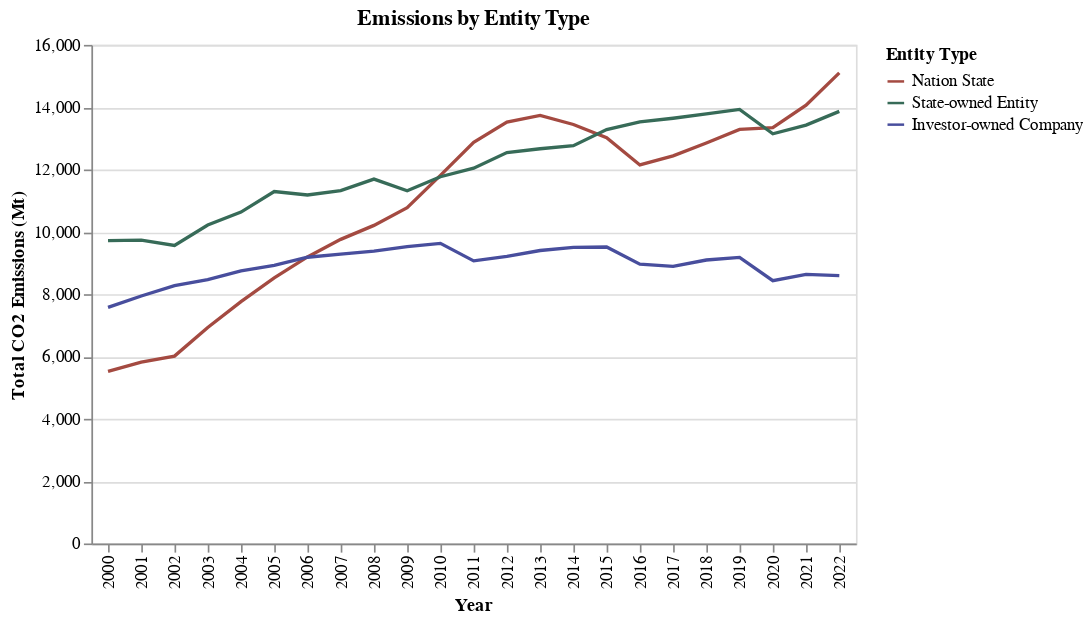

Source (notebook cell):
### Markdown cell above
Here, we break down the emissions by entity type: nation state, state owned and investor owned. I think this differentiation is useful because it helps us understand whether the emissions are primarily government led or state led.

### Code cell
def emissions_by_entity_type(df):

    # find total emissions by year & parent_type
    total = df.group_by(["year", "parent_type"]
                    ).agg(pl.col("total_emissions_MtCO2e").sum()
                         ).pivot("parent_type", index = "year", values = "total_emissions_MtCO2e")

    # set colors for each entity
    color_scale = alt.Scale(domain=['Nation State', 'State-owned Entity', 'Investor-owned Company'], 
                            range=['#a44a41', '#376b58', '#484e9d'])

    # develop chart by entity type
    total_emissions_by_types = alt.Chart(total.sort("year"), title = "Emissions by Entity Type").transform_fold(
        ['Nation State', 'State-owned Entity', 'Investor-owned Company'],
    ).mark_line().encode(
        alt.X("year:O").title("Year"),
        alt.Y("value:Q").title("Total CO2 Emissions (Mt)"),
        alt.Color("key:N", title = "Entity Type", scale = color_scale)
    )

    return total_emissions_by_types

emissions_by_entity_type(emissions)

### Figure 1 — Vega-Lite specification as saved in the notebook (floating-point values rounded to 4 significant figures)
{"config": {"view": {"continuousWidth": 300, "continuousHeight": 300}}, "data": {"name": "data-a0f6cef669a83a81e1eb4c59401f48e5"}, "mark": {"type": "line"}, "encoding": {"color": {"field": "key", "scale": {"domain": ["Nation State", "State-owned Entity", "Investor-owned Company"], "range": ["#a44a41", "#376b58", "#484e9d"]}, "title": "Entity Type", "type": "nominal"}, "x": {"field": "year", "title": "Year", "type": "ordinal"}, "y": {"field": "value", "title": "Total CO2 Emissions (Mt)", "type": "quantitative"}}, "title": "Emissions by Entity Type", "transform": [{"fold": ["Nation State", "State-owned Entity", "Investor-owned Company"]}], "$schema": "https://vega.github.io/schema/vega-lite/v5.20.1.json", "datasets": {"data-a0f6cef669a83a81e1eb4c59401f48e5": [{"year": 2000, "Investor-owned Company": 7577.0, "State-owned Entity": 9720.0, "Nation State": 5522.0}, {"year": 2001, "Investor-owned Company": 7943.0, "State-owned Entity": 9732.0, "Nation State": 5818.0}, {"year": 2002, "Investor-owned Company": 8271.0, "State-owned Entity": 9562.0, "Nation State": 6012.0}, {"year": 2003, "Investor-owned Company": 8464.0, "State-owned Entity": 10220.0, "Nation State": 6932.0}, {"year": 2004, "Investor-owned Company": 8749.0, "State-owned Entity": 10640.0, "Nation State": 7762.0}, {"year": 2005, "Investor-owned Company": 8926.0, "State-owned Entity": 11290.0, "Nation State": 8522.0}, {"year": 2006, "Investor-owned Company": 9185.0, "State-owned Entity": 11180.0, "Nation State": 9195.0}, {"year": 2007, "Investor-owned Company": 9284.0, "State-owned Entity": 11320.0, "Nation State": 9759.0}, {"year": 2008, "Investor-owned Company": 9384.0, "State-owned Entity": 11690.0, "Nation State": 10210.0}, {"year": 2009, "Investor-owned Company": 9528.0, "State-owned Entity": 11320.0, "Nation State": 10780.0}, {"year": 2010, "Investor-owned Company": 9630.0, "State-owned Entity": 11770.0, "Nation State": 11810.0}, {"year": 2011, "Investor-owned Company": 9069.0, "State-owned Entity": 12040.0, "Nation State": 12870.0}, {"year": 2012, "Investor-owned Company": 9213.0, "State-owned Entity": 12540.0, "Nation State": 13520.0}, {"year": 2013, "Investor-owned Company": 9401.0, "State-owned Entity": 12670.0, "Nation State": 13740.0}, {"year": 2014, "Investor-owned Company": 9505.0, "State-owned Entity": 12760.0, "Nation State": 13450.0}, {"year": 2015, "Investor-owned Company": 9513.0, "State-owned Entity": 13280.0, "Nation State": 13020.0}, {"year": 2016, "Investor-owned Company": 8965.0, "State-owned Entity": 13530.0, "Nation State": 12150.0}, {"year": 2017, "Investor-owned Company": 8894.0, "State-owned Entity": 13650.0, "Nation State": 12440.0}, {"year": 2018, "Investor-owned Company": 9096.0, "State-owned Entity": 13780.0, "Nation State": 12850.0}, {"year": 2019, "Investor-owned Company": 9180.0, "State-owned Entity": 13930.0, "Nation State": 13290.0}, {"year": 2020, "Investor-owned Company": 8432.0, "State-owned Entity": 13150.0, "Nation State": 13350.0}, {"year": 2021, "Investor-owned Company": 8633.0, "State-owned Entity": 13420.0, "Nation State": 14070.0}, {"year": 2022, "Investor-owned Company": 8592.0, "State-owned Entity": 13870.0, "Nation State": 15100.0}]}}
